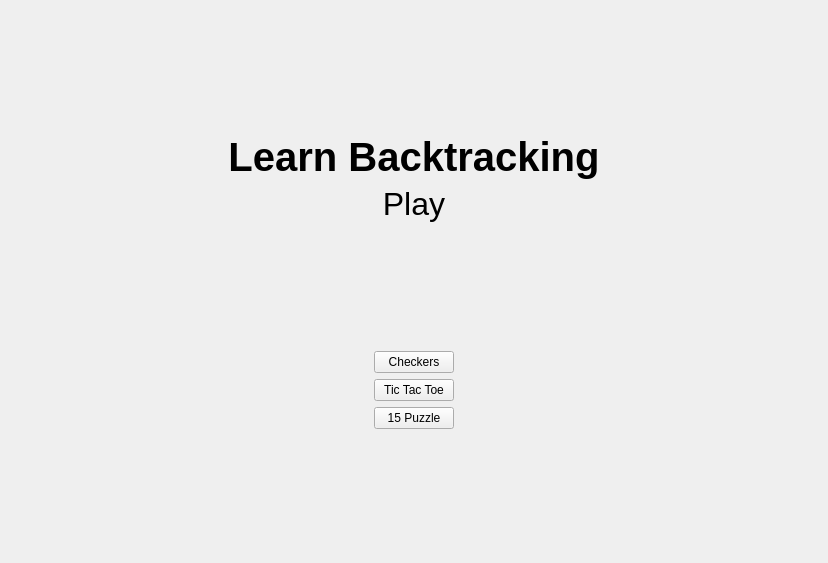
<?xml version="1.0" encoding="UTF-8"?>
<ui version="4.0">
 <class>GameMainMenu</class>
 <widget class="QWidget" name="GameMainMenu">
  <property name="geometry">
   <rect>
    <x>0</x>
    <y>0</y>
    <width>828</width>
    <height>563</height>
   </rect>
  </property>
  <property name="windowTitle">
   <string>Form</string>
  </property>
  <layout class="QVBoxLayout" name="verticalLayout">
   <item>
    <spacer name="verticalSpacer">
     <property name="orientation">
      <enum>Qt::Vertical</enum>
     </property>
     <property name="sizeHint" stdset="0">
      <size>
       <width>20</width>
       <height>40</height>
      </size>
     </property>
    </spacer>
   </item>
   <item>
    <layout class="QVBoxLayout" name="verticalLayout_3">
     <item>
      <widget class="QLabel" name="label">
       <property name="font">
        <font>
         <pointsize>30</pointsize>
         <weight>75</weight>
         <bold>true</bold>
        </font>
       </property>
       <property name="text">
        <string>Learn Backtracking</string>
       </property>
       <property name="alignment">
        <set>Qt::AlignCenter</set>
       </property>
      </widget>
     </item>
     <item>
      <widget class="QLabel" name="label_2">
       <property name="font">
        <font>
         <pointsize>24</pointsize>
         <italic>false</italic>
         <underline>false</underline>
        </font>
       </property>
       <property name="text">
        <string>Play</string>
       </property>
       <property name="alignment">
        <set>Qt::AlignHCenter|Qt::AlignTop</set>
       </property>
      </widget>
     </item>
    </layout>
   </item>
   <item>
    <spacer name="verticalSpacer_3">
     <property name="orientation">
      <enum>Qt::Vertical</enum>
     </property>
     <property name="sizeHint" stdset="0">
      <size>
       <width>20</width>
       <height>40</height>
      </size>
     </property>
    </spacer>
   </item>
   <item>
    <layout class="QVBoxLayout" name="GamesLayout">
     <item>
      <layout class="QHBoxLayout" name="horizontalLayout_7">
       <item>
        <spacer name="horizontalSpacer_4">
         <property name="orientation">
          <enum>Qt::Horizontal</enum>
         </property>
         <property name="sizeHint" stdset="0">
          <size>
           <width>40</width>
           <height>20</height>
          </size>
         </property>
        </spacer>
       </item>
       <item>
        <widget class="QPushButton" name="btn_checkers">
         <property name="text">
          <string>Checkers</string>
         </property>
        </widget>
       </item>
       <item>
        <spacer name="horizontalSpacer_5">
         <property name="orientation">
          <enum>Qt::Horizontal</enum>
         </property>
         <property name="sizeHint" stdset="0">
          <size>
           <width>40</width>
           <height>20</height>
          </size>
         </property>
        </spacer>
       </item>
      </layout>
     </item>
     <item>
      <layout class="QHBoxLayout" name="horizontalLayout_6">
       <item>
        <spacer name="horizontalSpacer_3">
         <property name="orientation">
          <enum>Qt::Horizontal</enum>
         </property>
         <property name="sizeHint" stdset="0">
          <size>
           <width>40</width>
           <height>20</height>
          </size>
         </property>
        </spacer>
       </item>
       <item>
        <widget class="QPushButton" name="btn_ttt">
         <property name="text">
          <string>Tic Tac Toe</string>
         </property>
        </widget>
       </item>
       <item>
        <spacer name="horizontalSpacer_6">
         <property name="orientation">
          <enum>Qt::Horizontal</enum>
         </property>
         <property name="sizeHint" stdset="0">
          <size>
           <width>40</width>
           <height>20</height>
          </size>
         </property>
        </spacer>
       </item>
      </layout>
     </item>
     <item>
      <layout class="QHBoxLayout" name="horizontalLayout">
       <item>
        <spacer name="horizontalSpacer">
         <property name="orientation">
          <enum>Qt::Horizontal</enum>
         </property>
         <property name="sizeHint" stdset="0">
          <size>
           <width>40</width>
           <height>20</height>
          </size>
         </property>
        </spacer>
       </item>
       <item>
        <widget class="QPushButton" name="btn_15_puzzle">
         <property name="text">
          <string>15 Puzzle</string>
         </property>
        </widget>
       </item>
       <item>
        <spacer name="horizontalSpacer_2">
         <property name="orientation">
          <enum>Qt::Horizontal</enum>
         </property>
         <property name="sizeHint" stdset="0">
          <size>
           <width>40</width>
           <height>20</height>
          </size>
         </property>
        </spacer>
       </item>
      </layout>
     </item>
    </layout>
   </item>
   <item>
    <spacer name="verticalSpacer_2">
     <property name="orientation">
      <enum>Qt::Vertical</enum>
     </property>
     <property name="sizeHint" stdset="0">
      <size>
       <width>20</width>
       <height>40</height>
      </size>
     </property>
    </spacer>
   </item>
  </layout>
 </widget>
 <resources/>
 <connections/>
</ui>
